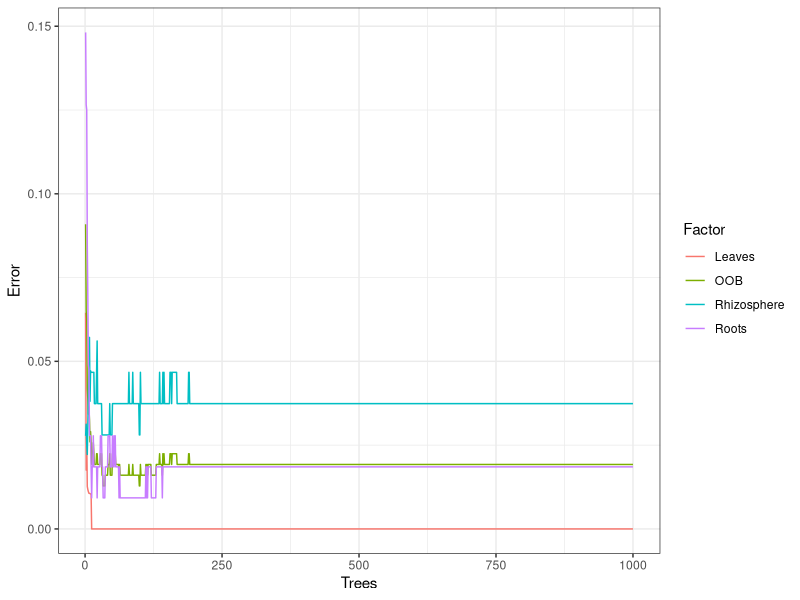
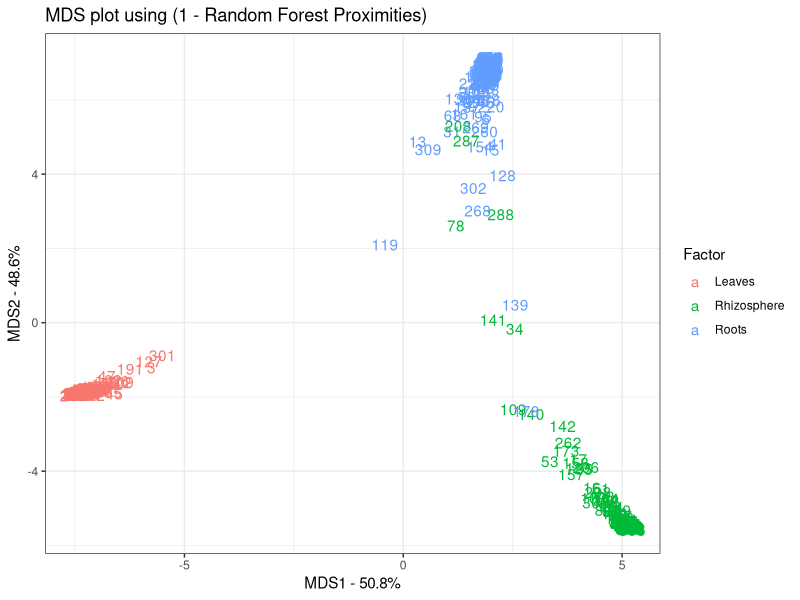
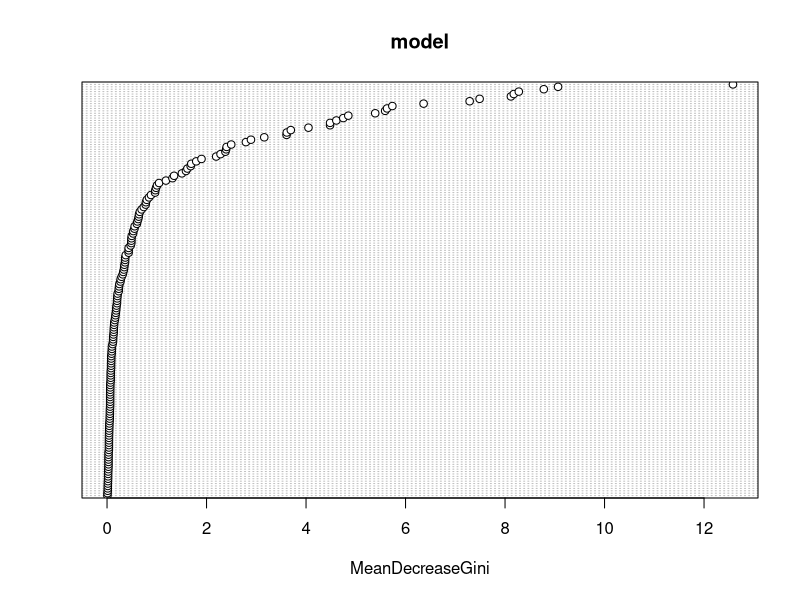
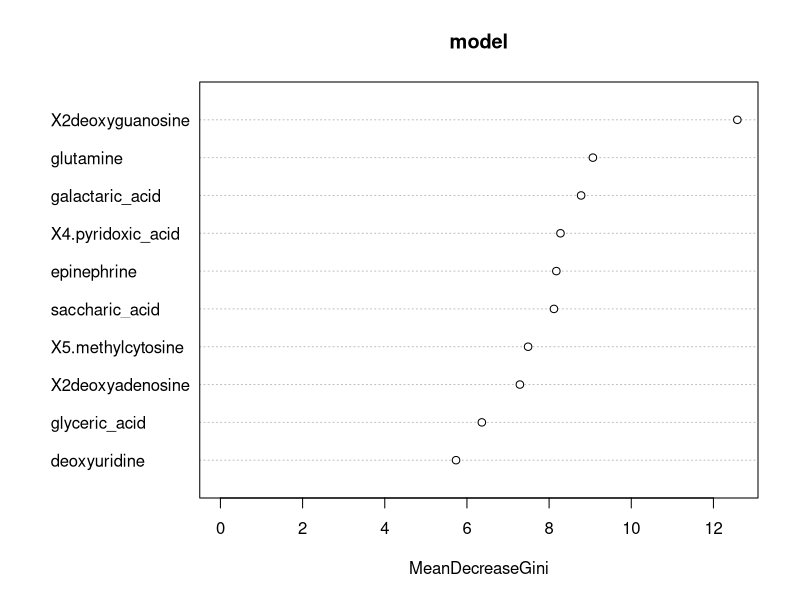

These figures' R source, in order:
## ---- chunk 1
# This sets the working directory to wherever this script is.
setwd(dirname(rstudioapi::getActiveDocumentContext()$path))

# Here are some libraries that we'll use.
if (!require('randomForest')) install.packages('randomForest'); library('randomForest')
if (!require('caret')) install.packages('caret'); library('caret')
if (!require('ggplot2')) install.packages('ggplot2'); library('ggplot2')
## ---- chunk 2
df <- read.table("data.tsv", header = T)

# Set sample type (leaves, roots, or rhizosphere) as a factor
df$Factor <- as.factor(df$Factor)
## ---- chunk 3
set.seed(8675309)
## ---- chunk 4
# Impute missing data
data.imputed <- rfImpute(Factor ~ ., data = df, ntree=1E3, iter=10)
## ---- chunk 5
# Use 1E3 decision trees
# Return the proximity matrix so that samples can be clustered for plotting later
model <- randomForest(Factor ~ ., data=data.imputed, ntree=1E3, proximity=TRUE)

# Find the number of variables tried at each split
model$mtry
## ---- chunk 6
# stepFactor is the amount that mtry is inflated/deflated each iteration
# improve is the minimum improvement to the OOB error needed for the search to continue
tuneRF(data.imputed[,2:173], data.imputed$Factor, stepFactor = 1.5, improve = 1E-5, ntree = 1E3, plot = F)
## ---- chunk 7
oob.error.data <- data.frame(
  Trees=rep(1:nrow(model$err.rate), times=4),
  Factor=rep(c("OOB","Leaves","Rhizosphere","Roots"),
           each=nrow(model$err.rate)),
  Error=c(model$err.rate[,"OOB"],
          model$err.rate[,"Leaves"],
          model$err.rate[,"Rhizosphere"],
          model$err.rate[,"Roots"]))

ggplot(data=oob.error.data, aes(x=Trees, y=Error)) +
  geom_line(aes(color=Factor)) + theme_bw()
## ---- chunk 8
model
## ---- chunk 9
# Create a distance matrix
distance.matrix <- dist(1-model$proximity)

mds <- cmdscale(distance.matrix, eig=TRUE, x.ret=TRUE)
mds.var.per <- round(mds$eig/sum(mds$eig)*100, 1)
mds.values <- mds$points

mds.data <- data.frame(Sample=rownames(mds.values),
                       X=mds.values[,1],
                       Y=mds.values[,2],
                       Factor=data.imputed$Factor)

ggplot(data=mds.data, aes(x=X, y=Y, label=Sample)) +
  geom_text(aes(color=Factor)) +
  theme_bw() +
  xlab(paste("MDS1 - ", mds.var.per[1], "%", sep="")) +
  ylab(paste("MDS2 - ", mds.var.per[2], "%", sep="")) +
  ggtitle("MDS plot using (1 - Random Forest Proximities)")
## ---- chunk 10
varImpPlot(model, sort = T, n.var = 172, labels = rep("",172))
## ---- chunk 11
varImpPlot(model, sort = T, n.var = 10)
